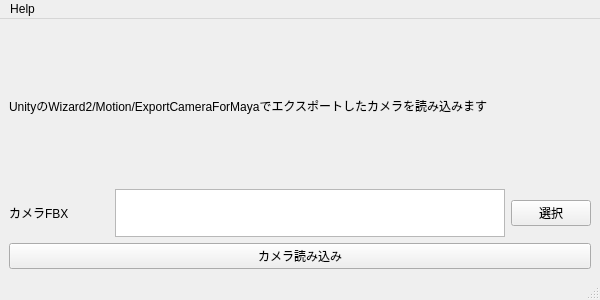
<?xml version="1.0" encoding="UTF-8"?>
<ui version="4.0">
 <class>UnityCameraWindow</class>
 <widget class="QMainWindow" name="UnityCameraWindow">
  <property name="geometry">
   <rect>
    <x>0</x>
    <y>0</y>
    <width>600</width>
    <height>300</height>
   </rect>
  </property>
  <property name="minimumSize">
   <size>
    <width>500</width>
    <height>200</height>
   </size>
  </property>
  <property name="windowTitle">
   <string>Unity Camera</string>
  </property>
  <widget class="QWidget" name="centralwidget">
   <layout class="QVBoxLayout" name="verticalLayout">
    <item>
     <widget class="QLabel" name="lbl_about">
      <property name="text">
       <string>UnityのWizard2/Motion/ExportCameraForMayaでエクスポートしたカメラを読み込みます</string>
      </property>
      <property name="wordWrap">
       <bool>true</bool>
      </property>
     </widget>
    </item>
    <item>
     <layout class="QHBoxLayout" name="horizontalLayout_2">
      <item>
       <widget class="QLabel" name="lbl_fbx_path">
        <property name="minimumSize">
         <size>
          <width>100</width>
          <height>24</height>
         </size>
        </property>
        <property name="maximumSize">
         <size>
          <width>100</width>
          <height>24</height>
         </size>
        </property>
        <property name="text">
         <string>カメラFBX</string>
        </property>
       </widget>
      </item>
      <item>
       <widget class="QTextEdit" name="txt_fbx_path">
        <property name="sizePolicy">
         <sizepolicy hsizetype="Expanding" vsizetype="Expanding">
          <horstretch>0</horstretch>
          <verstretch>0</verstretch>
         </sizepolicy>
        </property>
        <property name="minimumSize">
         <size>
          <width>0</width>
          <height>24</height>
         </size>
        </property>
        <property name="maximumSize">
         <size>
          <width>16777215</width>
          <height>48</height>
         </size>
        </property>
        <property name="inputMethodHints">
         <set>Qt::ImhHiddenText|Qt::ImhMultiLine</set>
        </property>
        <property name="lineWidth">
         <number>1</number>
        </property>
        <property name="sizeAdjustPolicy">
         <enum>QAbstractScrollArea::AdjustToContents</enum>
        </property>
       </widget>
      </item>
      <item>
       <widget class="QPushButton" name="btn_fbx_select">
        <property name="minimumSize">
         <size>
          <width>80</width>
          <height>0</height>
         </size>
        </property>
        <property name="text">
         <string>選択</string>
        </property>
       </widget>
      </item>
     </layout>
    </item>
    <item>
     <widget class="QPushButton" name="btn_camera_load">
      <property name="text">
       <string>カメラ読み込み</string>
      </property>
     </widget>
    </item>
   </layout>
  </widget>
  <widget class="QMenuBar" name="menubar">
   <property name="geometry">
    <rect>
     <x>0</x>
     <y>0</y>
     <width>600</width>
     <height>26</height>
    </rect>
   </property>
   <widget class="QMenu" name="menuHelp">
    <property name="title">
     <string>Help</string>
    </property>
    <addaction name="action_manual"/>
   </widget>
   <addaction name="menuHelp"/>
  </widget>
  <widget class="QStatusBar" name="statusbar"/>
  <action name="action_manual">
   <property name="text">
    <string>Tool Manual</string>
   </property>
  </action>
 </widget>
 <resources/>
 <connections/>
</ui>
